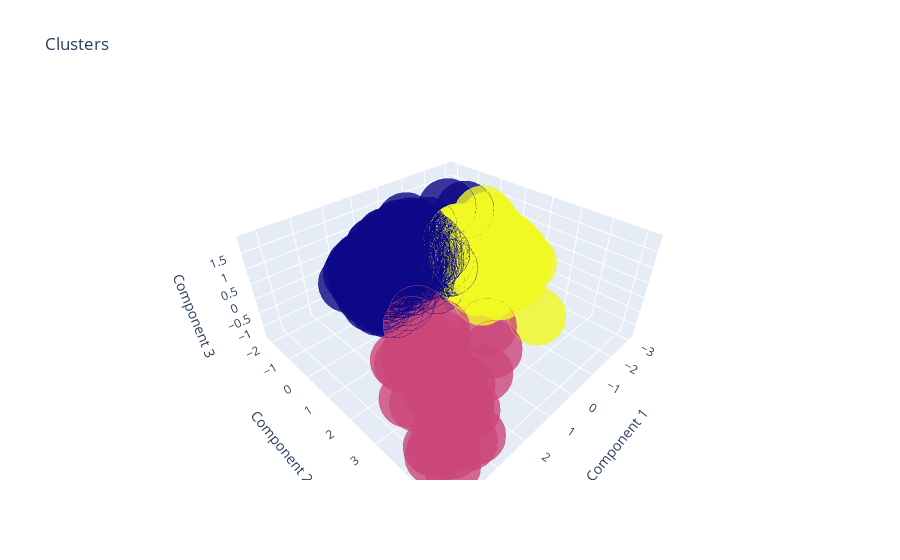

The code cell stored with this chart in its notebook:
### Code cell
import plotly as py
import plotly.graph_objs as go

trace1 = go.Scatter3d(
    x= pca_df['component_1'],
    y= pca_df['component_2'],
    z= pca_df['component_3'],
    mode='markers',
     marker=dict(
        color = pca_df['pca_hc_cluster'], 
        size= 20,
        line=dict(
            color= pca_df['pca_hc_cluster'],
            width= 12
        ),
        opacity=0.8
     ),

)
d = [trace1]
layout = go.Layout(
    title= 'Clusters',
    scene = dict(
            xaxis = dict(title  = 'Component 1'),
            yaxis = dict(title  = 'Component 2'),
            zaxis = dict(title  = 'Component 3')
        )
)
fig = go.Figure(data=d, layout=layout)
py.offline.iplot(fig)

### Figure 1 — Plotly figure (JSON) as saved in the notebook; plotly's stock layout.template omitted (floating-point values rounded to 4 significant figures; data arrays with more than 128 entries replaced by an {"elided": "..."} marker saying what was removed)
{"data": [{"marker": {"color": {"elided": "660 int values"}, "line": {"color": {"elided": "660 int values"}, "width": 12}, "opacity": 0.8, "size": 20}, "mode": "markers", "type": "scatter3d", "x": {"elided": "660 float values"}, "y": {"elided": "660 float values"}, "z": {"elided": "660 float values"}}], "layout": {"scene": {"xaxis": {"title": {"text": "Component 1"}}, "yaxis": {"title": {"text": "Component 2"}}, "zaxis": {"title": {"text": "Component 3"}}}, "title": {"text": "Clusters"}}}
